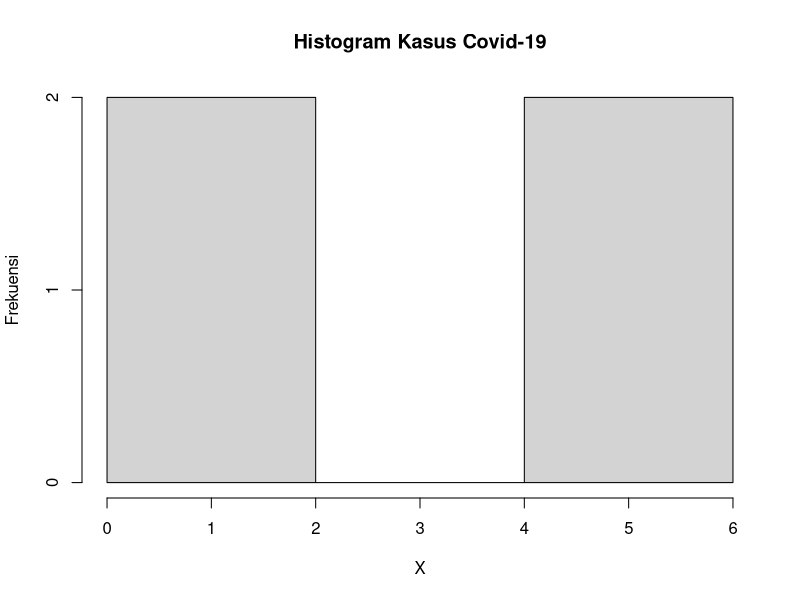

Source code (R):
n = 20 ; p = 0.2

#Soal2.A
x = 4
probability = dbinom(x,n, prob = p, log = FALSE)
probability

#Soal2.B
hist(rbinom(x,n, prob = p), xlab = "X", ylab = "Frekuensi",main = "Histogram Kasus Covid-19")

#Soal2.C
mean = n * (prob = p)
variance = n * (prob = p) * (1-(prob = p))
mean
variance